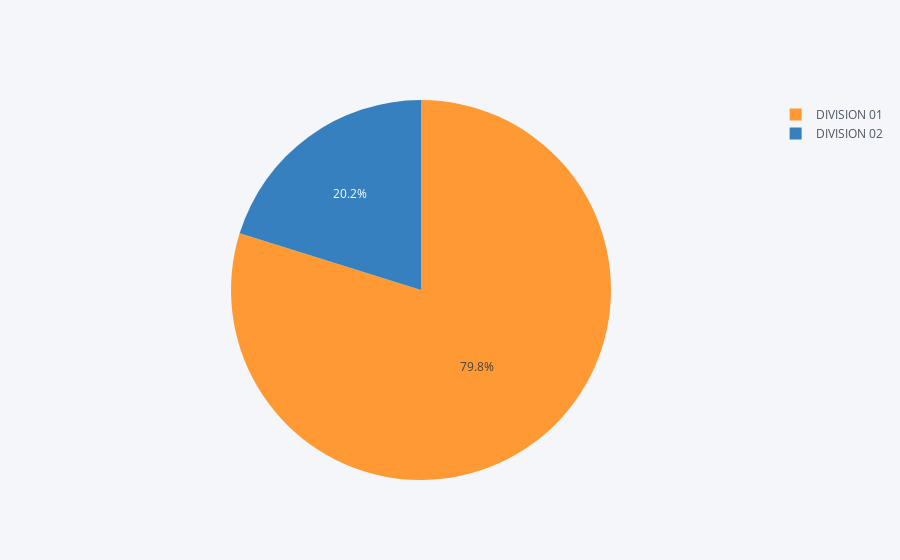

The cell this chart's notebook holds for it:
### Code cell
tempbak.groupby(['division']).agg({'CM':sum}).reset_index().iplot(kind='pie',labels='division',values='CM')

### Figure 1 — Plotly figure (JSON) as saved in the notebook; plotly's stock layout.template omitted (floating-point values rounded to 4 significant figures)
{"data": [{"labels": ["DIVISION 01", "DIVISION 02"], "marker": {"colors": ["rgba(255, 153, 51, 1.0)", "rgba(55, 128, 191, 1.0)"]}, "name": "", "type": "pie", "values": [79930000.0, 20210000.0]}], "layout": {"legend": {"bgcolor": "#F5F6F9", "font": {"color": "#4D5663"}}, "paper_bgcolor": "#F5F6F9", "plot_bgcolor": "#F5F6F9", "titlefont": {"color": "#4D5663"}}}
